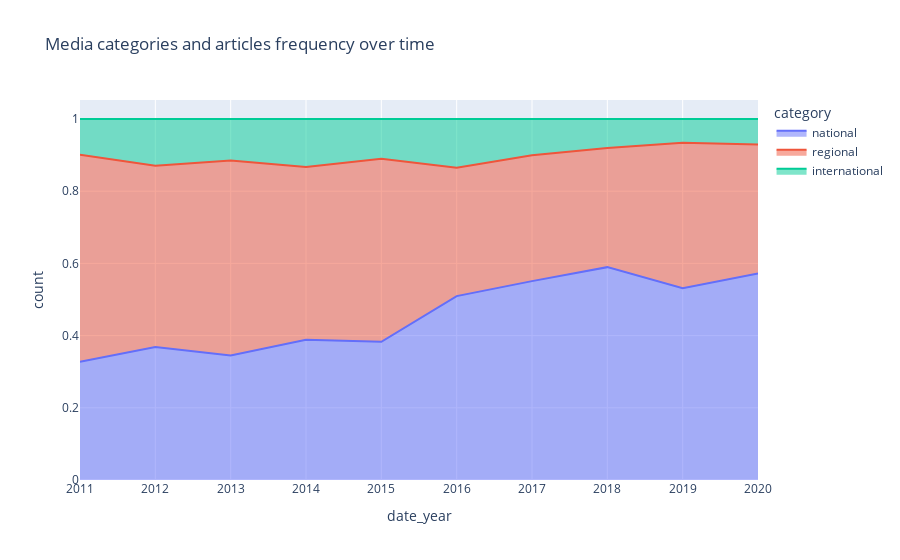

Write notebook code for a chart like this one.
### Code cell
# Normalized values
fig = px.area(media_cat, x='date_year', y='count', color='category', title='Media categories and articles frequency over time', groupnorm='fraction')
fig.show()

### Figure 1 — Plotly figure (JSON) as saved in the notebook; plotly's stock layout.template omitted (floating-point values rounded to 4 significant figures)
{"data": [{"groupnorm": "fraction", "hovertemplate": "category=national<br>date_year=%{x}<br>count=%{y}<extra></extra>", "legendgroup": "national", "line": {"color": "#636efa"}, "mode": "lines", "name": "national", "orientation": "v", "showlegend": true, "stackgroup": "1", "type": "scatter", "x": [2018, 2019, 2017, 2020, 2016, 2015, 2014, 2012, 2011, 2013], "xaxis": "x", "y": [14615, 11138, 9365, 6608, 4447, 2070, 1203, 440, 397, 377], "yaxis": "y"}, {"groupnorm": "fraction", "hovertemplate": "category=regional<br>date_year=%{x}<br>count=%{y}<extra></extra>", "legendgroup": "regional", "line": {"color": "#EF553B"}, "mode": "lines", "name": "regional", "orientation": "v", "showlegend": true, "stackgroup": "1", "type": "scatter", "x": [2019, 2018, 2017, 2020, 2016, 2015, 2014, 2011, 2012, 2013], "xaxis": "x", "y": [8452, 8189, 5926, 4130, 3106, 2741, 1485, 694, 599, 590], "yaxis": "y"}, {"groupnorm": "fraction", "hovertemplate": "category=international<br>date_year=%{x}<br>count=%{y}<extra></extra>", "legendgroup": "international", "line": {"color": "#00cc96"}, "mode": "lines", "name": "international", "orientation": "v", "showlegend": true, "stackgroup": "1", "type": "scatter", "x": [2018, 2017, 2019, 2016, 2020, 2015, 2014, 2012, 2013, 2011], "xaxis": "x", "y": [1984, 1710, 1384, 1176, 812, 596, 411, 155, 126, 120], "yaxis": "y"}], "layout": {"legend": {"title": {"text": "category"}, "tracegroupgap": 0}, "title": {"text": "Media categories and articles frequency over time"}, "xaxis": {"anchor": "y", "domain": [0, 1], "title": {"text": "date_year"}}, "yaxis": {"anchor": "x", "domain": [0, 1], "title": {"text": "count"}}}}
